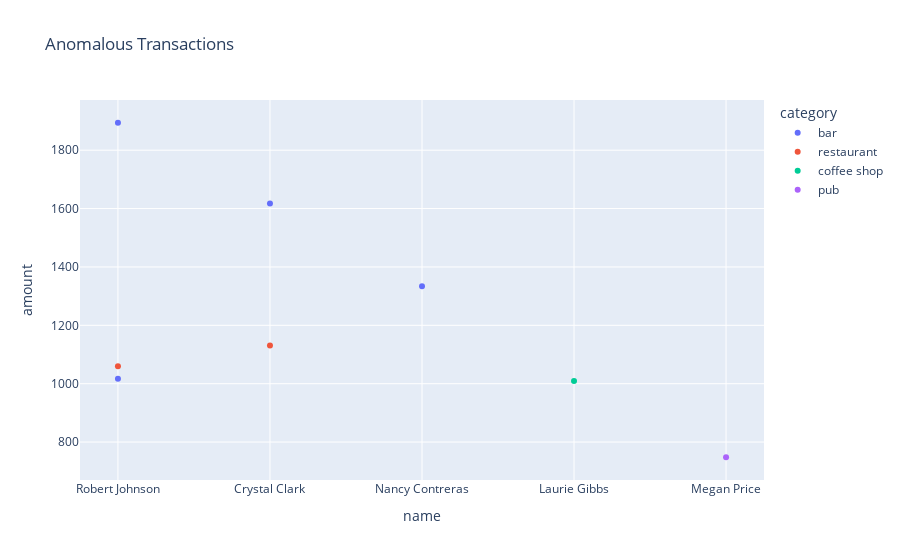

This figure's notebook cell:
### Code cell
# find anomalous transactions for 3 random card holders
import datetime
start_time = datetime.time(7,0,0)
end_time = datetime.time(9,0,0)

anomalous_transactions = outlier.between_time(start_time,end_time).sort_values('amount',ascending=False)

px.scatter(anomalous_transactions,x='name',y='amount',color='category',title='Anomalous Transactions')

### Figure 1 — Plotly figure (JSON) as saved in the notebook; plotly's stock layout.template omitted (floating-point values rounded to 4 significant figures)
{"data": [{"hovertemplate": "category=bar<br>name=%{x}<br>amount=%{y}<extra></extra>", "legendgroup": "bar", "marker": {"color": "#636efa", "symbol": "circle"}, "mode": "markers", "name": "bar", "orientation": "v", "showlegend": true, "type": "scatter", "x": ["Robert Johnson", "Crystal Clark", "Nancy Contreras", "Robert Johnson"], "xaxis": "x", "y": [1894, 1617, 1334, 1017], "yaxis": "y"}, {"hovertemplate": "category=restaurant<br>name=%{x}<br>amount=%{y}<extra></extra>", "legendgroup": "restaurant", "marker": {"color": "#EF553B", "symbol": "circle"}, "mode": "markers", "name": "restaurant", "orientation": "v", "showlegend": true, "type": "scatter", "x": ["Crystal Clark", "Robert Johnson"], "xaxis": "x", "y": [1131, 1060], "yaxis": "y"}, {"hovertemplate": "category=coffee shop<br>name=%{x}<br>amount=%{y}<extra></extra>", "legendgroup": "coffee shop", "marker": {"color": "#00cc96", "symbol": "circle"}, "mode": "markers", "name": "coffee shop", "orientation": "v", "showlegend": true, "type": "scatter", "x": ["Laurie Gibbs"], "xaxis": "x", "y": [1009], "yaxis": "y"}, {"hovertemplate": "category=pub<br>name=%{x}<br>amount=%{y}<extra></extra>", "legendgroup": "pub", "marker": {"color": "#ab63fa", "symbol": "circle"}, "mode": "markers", "name": "pub", "orientation": "v", "showlegend": true, "type": "scatter", "x": ["Megan Price"], "xaxis": "x", "y": [748], "yaxis": "y"}], "layout": {"legend": {"title": {"text": "category"}, "tracegroupgap": 0}, "title": {"text": "Anomalous Transactions"}, "xaxis": {"anchor": "y", "domain": [0, 1], "title": {"text": "name"}}, "yaxis": {"anchor": "x", "domain": [0, 1], "title": {"text": "amount"}}}}
